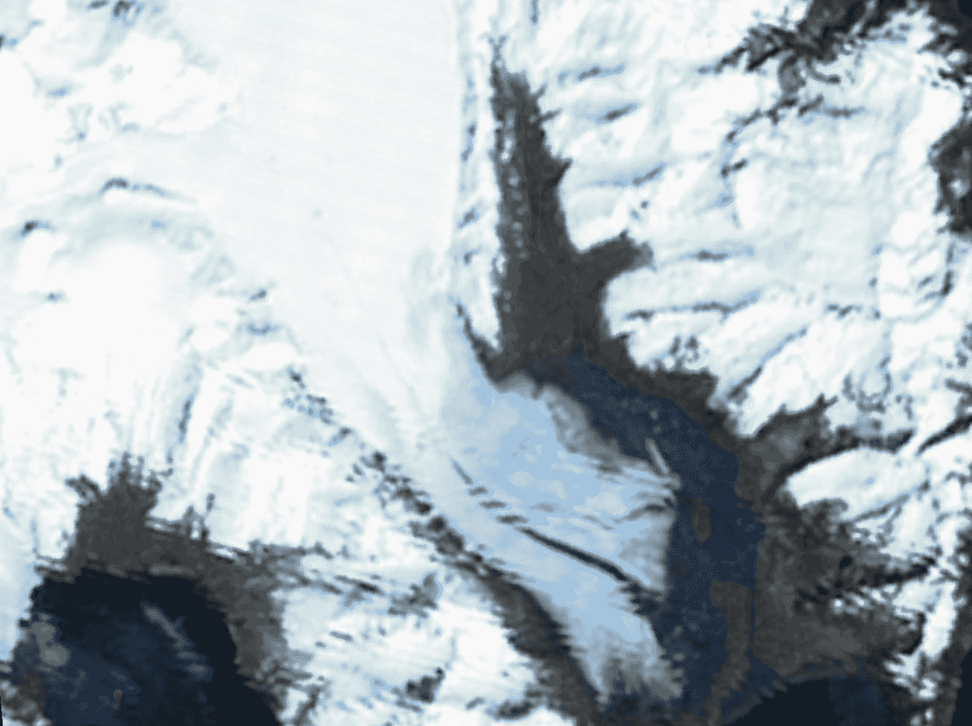
#> input picture Working_with_Image_Data/images/bearGlacier1980.png, 972 x 726 px, shrunk from 1502 x 1121 before the run
$ jupyter execute Example_6.ipynb
#> lines starting #> are read from the running program, lines starting #| are printed output that depends on the picture; after the words box and inside, x2 and y2 are one past the last pixel; in counts of white or black regions, pixels touching at a corner belong together
# Binarize Image of Bear Glacier

[cell 1]
import cv2
import matplotlib.pyplot as plt
import numpy as np

[cell 2]
glacier_1980 = cv2.imread('./images/bearGlacier1980.png') # By default converts image to the 3 channel BGR color image
#> glacier_1980 is the input picture: shape (726, 972, 3); mean B, G, R 187.6, 182.1, 172.4
glacier_1980 = cv2.cvtColor(glacier_1980, cv2.COLOR_BGR2GRAY) # Converts an image from one color space to another
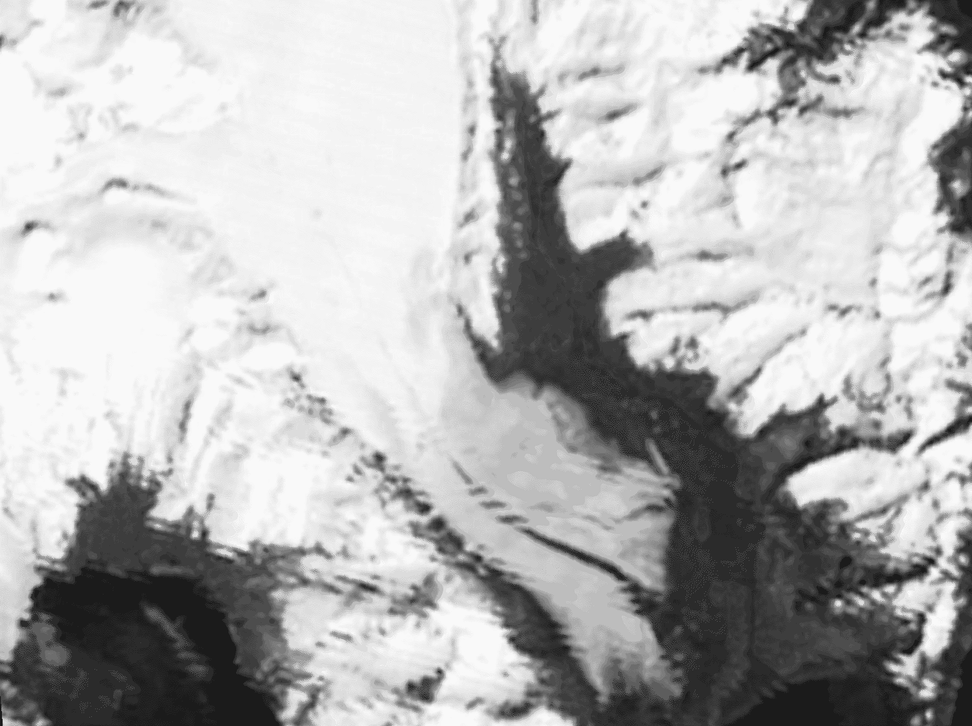
#> glacier_1980: shape (726, 972); min 13, max 251, mean 179.8

glacier_2011 = cv2.imread('./images/bearGlacier2011.png') # By default converts image to the 3 channel BGR color image
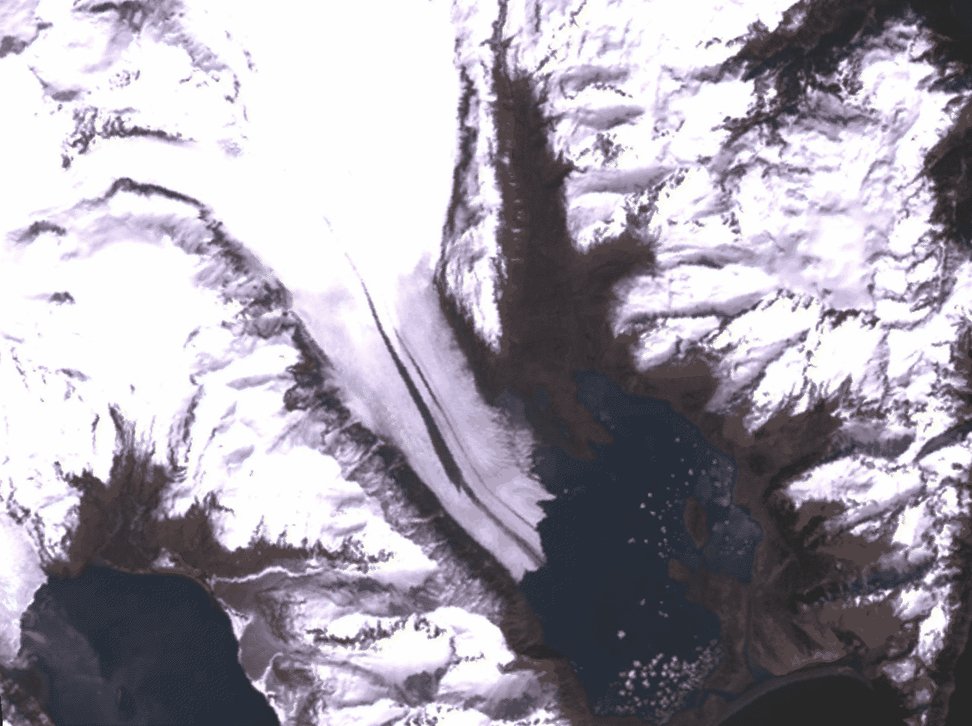
#> input picture Working_with_Image_Data/images/bearGlacier2011.png, 972 x 726 px, shrunk from 1502 x 1121 before the run
#> glacier_2011 is the input picture: shape (726, 972, 3); mean B, G, R 169.4, 159.4, 164.2
glacier_2011 = cv2.cvtColor(glacier_2011, cv2.COLOR_BGR2GRAY) # Converts an image from one color space to another
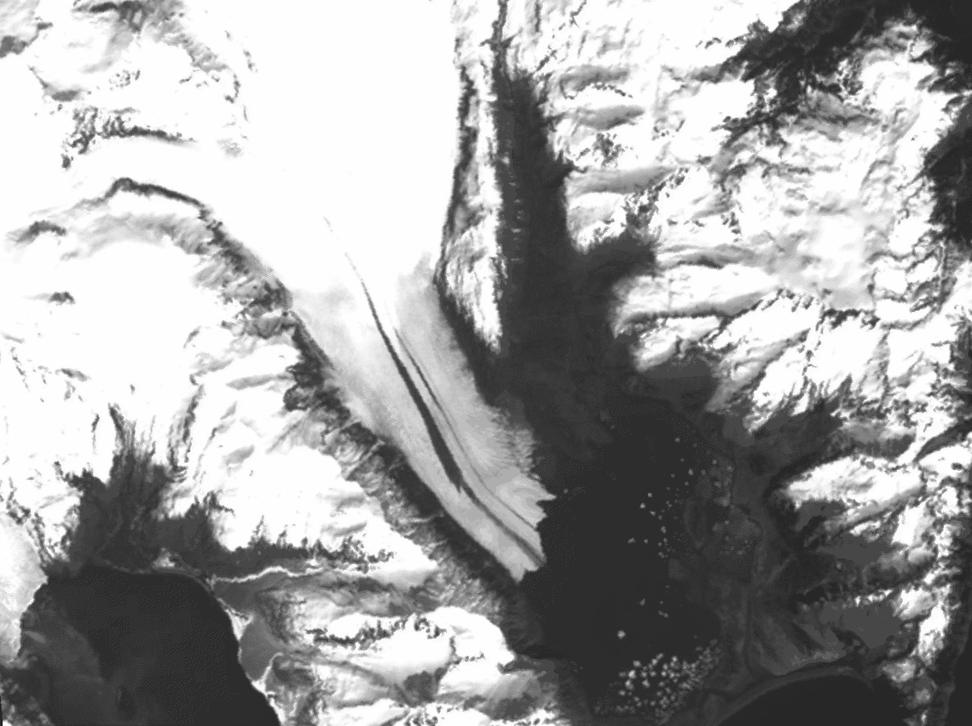
#> glacier_2011: shape (726, 972); min 23, max 255, mean 162

fig, axs = plt.subplots(1, 2, figsize=(20, 20))
axs[0].imshow(glacier_1980, cmap='gray')
axs[0].set_title('Glacier 1980')
axs[0].axis("off")
axs[1].imshow(glacier_2011, cmap='gray')
axs[1].set_title('Glacier 2011')
axs[1].axis("off")
plt.show()
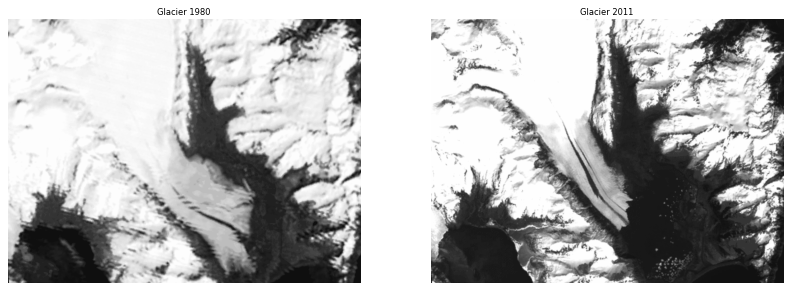
#> figure drawn by matplotlib, 2 panels

[cell 3]
_, binary_1980 = cv2.threshold(glacier_1980, 127, 255, cv2.THRESH_OTSU) # https://en.wikipedia.org/wiki/Otsu%27s_method
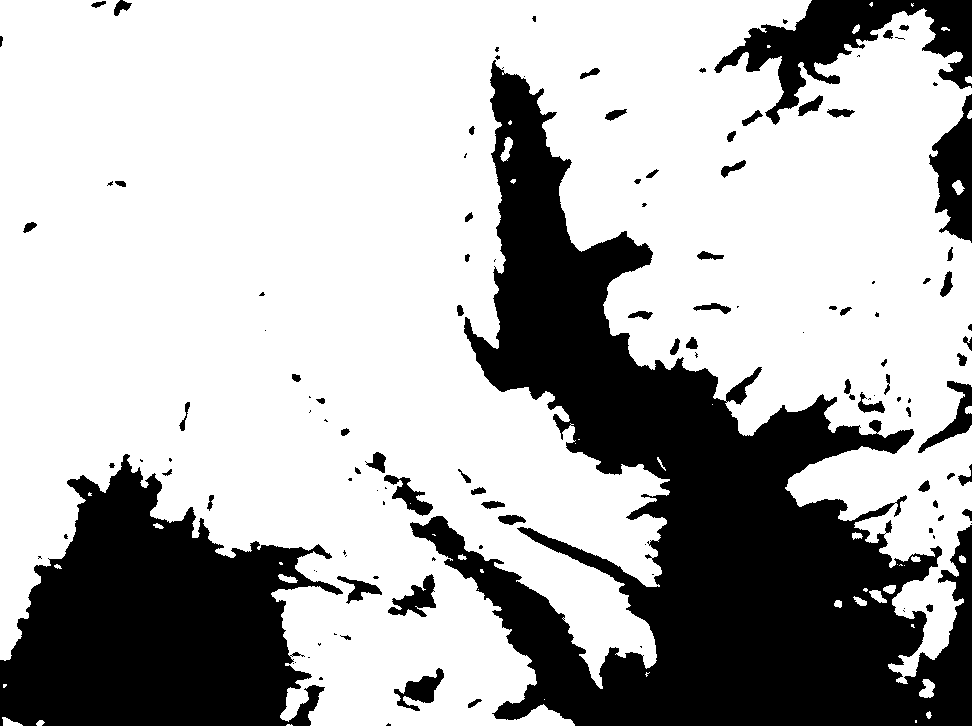
#> binary_1980: shape (726, 972); 69.6% white; 128 black regions (57 under 20 px), largest, box (x1, y1, x2, y2) and area: (410, 60, 972, 726) 134050, (0, 454, 343, 726) 56068, (714, 0, 972, 125) 11244
plt.imshow(binary_1980, cmap='gray')
plt.axis("off")
plt.show()

[cell 4]
_, binary_2011 = cv2.threshold(glacier_2011, 127, 255, cv2.THRESH_OTSU) # https://en.wikipedia.org/wiki/Otsu%27s_method
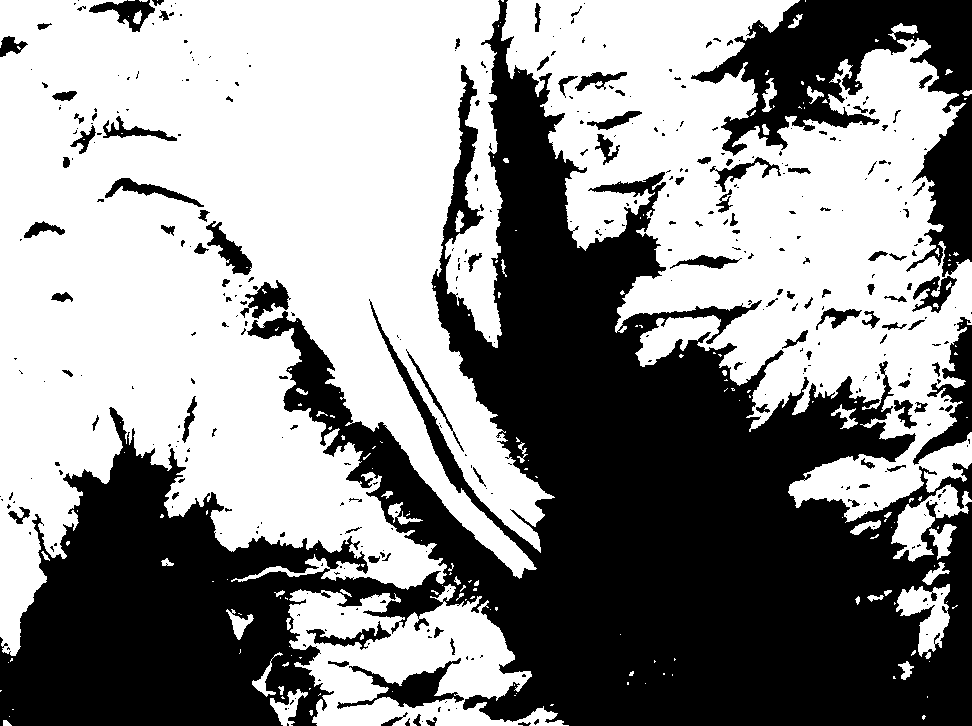
#> binary_2011: shape (726, 972); 56% white; 414 black regions (302 under 20 px), largest, box (x1, y1, x2, y2) and area: (0, 0, 972, 726) 262561, (691, 0, 972, 277) 26529, (913, 317, 972, 465) 2874
plt.imshow(binary_2011, cmap='gray')
plt.axis("off")
plt.show()

[cell 5]
diff_ice = np.dstack((binary_2011, binary_1980, binary_2011))
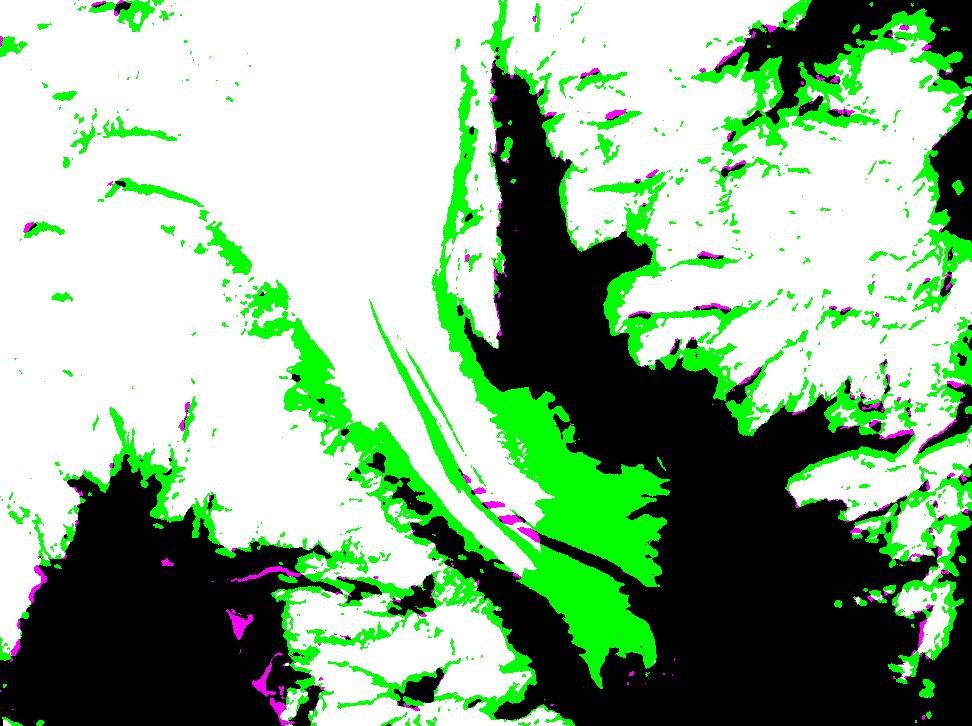
#> diff_ice: shape (726, 972, 3); mean of channels 0, 1, 2 142.9, 177.5, 142.9; drawn as B, G, R
plt.imshow(diff_ice)
plt.axis("off")
plt.show()

Unlike with grayscale images, there is no variation in the intensities of the green and magenta pixels. Green means a pixel was included in the first image but not the second, and magenta means a pixel was included in the second image but not the first.

A more accurate way to estimate glacial melt is to calculate the percent change of ice in the image. To calculate the percent change in ice, first count pixels that have been identified as ice in each image, then calculate the percent change.

[cell 6]
ice_amount_1980 = np.count_nonzero(binary_1980)
#> ice_amount_1980 = 491163
ice_amount_2011 = np.count_nonzero(binary_2011)
#> ice_amount_2011 = 395363
melted_ice = (ice_amount_2011 - ice_amount_1980) / ice_amount_1980 * 100
#> melted_ice = -19.5
print(f"Percent of melted ice: {melted_ice:.2f}%")
#| Percent of melted ice: -19.50%
